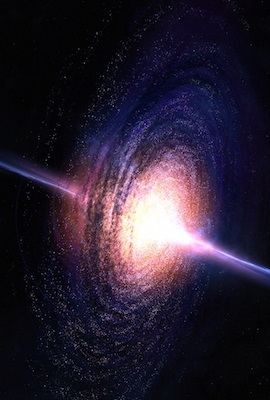
#> input picture Transformations/galactic.jpg, 270 x 400 px
$ python image_rotate.py
#> lines starting #> are read from the running program, lines starting #| are printed output that depends on the picture
import numpy as np
import cv2

img = cv2.imread('galactic.jpg', cv2.IMREAD_UNCHANGED)
#> img is the input picture: shape (400, 270, 3); mean B, G, R 49.1, 32.5, 41.1
(rows, cols, channels) = img.shape
#> rows = 400; cols = 270; channels = 3
print(img.shape)
#| (400, 270, 3)

M = cv2.getRotationMatrix2D((cols/2, rows/2), 90, 1)
result = cv2.warpAffine(img, M, (cols, rows))
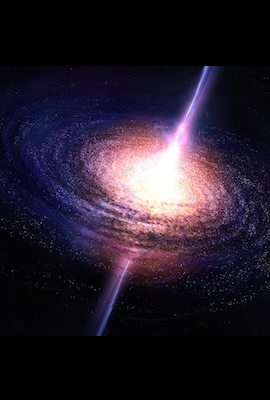
#> result: shape (400, 270, 3); mean B, G, R 43.1, 29.6, 38
print(result.shape)
#| (400, 270, 3)

# Lets view the result
cv2.imshow("Rotation", result)
cv2.imwrite("rotated.jpg", result)
cv2.waitKey(0)
cv2.destroyAllWindows()
